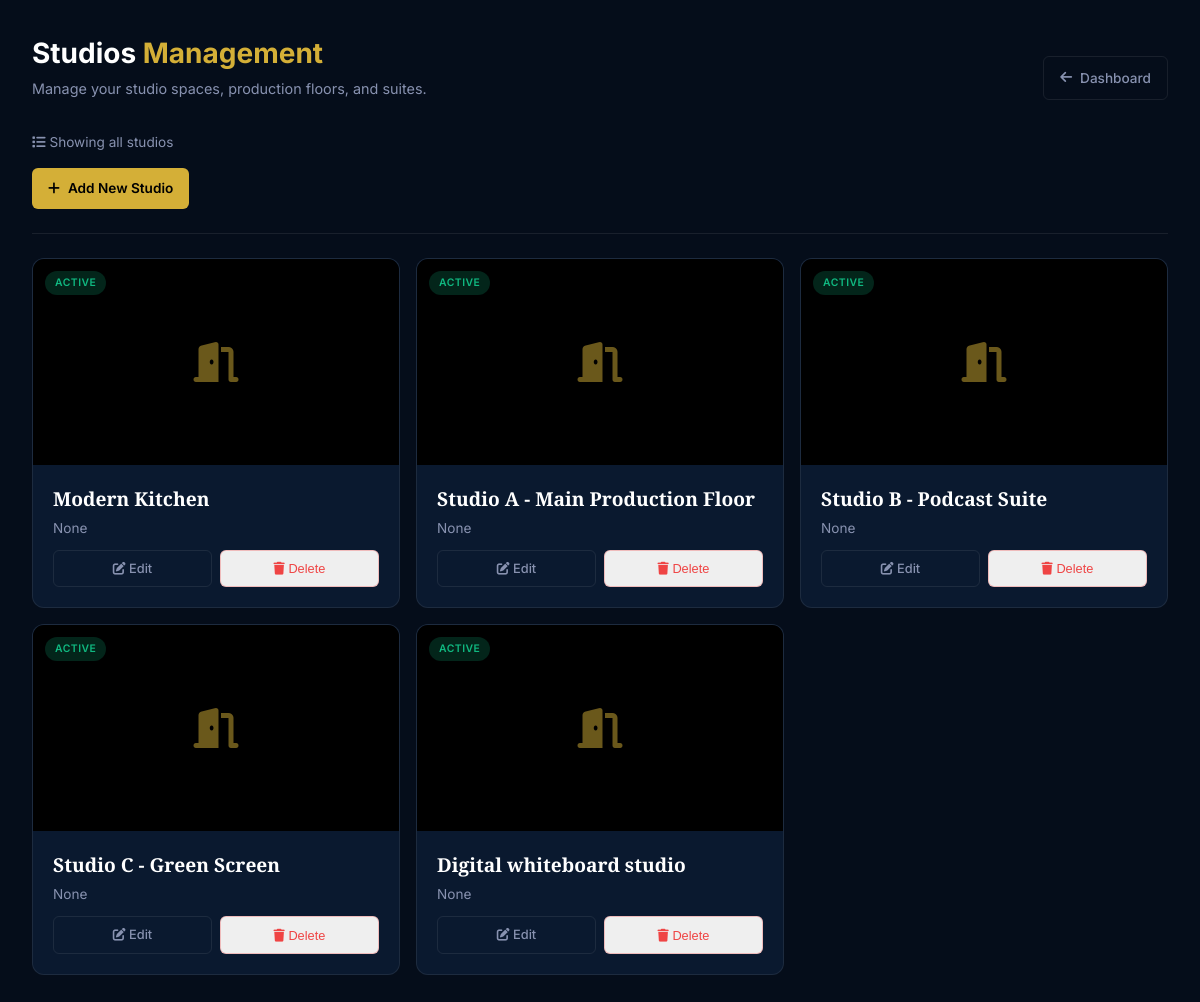
/admin/studios (signed in), run on the app's committed database.
### app.py (models this page shows)
class Studio(db.Model):
    __tablename__ = 'studios'
    id = db.Column(db.Integer, primary_key=True)
    name = db.Column(db.String(100), nullable=False)
    name_ar = db.Column(db.String(100))
    slug = db.Column(db.String(100), unique=True, nullable=True)
    display_order = db.Column(db.Integer, default=0)
    persons_capacity = db.Column(db.Integer, nullable=False, default=3)  # Changed from hourly_rate
    description = db.Column(db.Text)
    description_ar = db.Column(db.Text)
    specs = db.Column(db.Text) # JSON or text specs
    specs_ar = db.Column(db.Text)
    image_url = db.Column(db.String(500))
    is_active = db.Column(db.Boolean, default=True)
    bookings = db.relationship('Booking', back_populates='studio')

### app.py (the view)
@app.route('/admin/studios')
@admin_required
def admin_studios():
    studios = Studio.query.order_by(Studio.display_order.asc(), Studio.name.asc()).all()
    new_inquiries = ContactInquiry.query.filter_by(status='new').count()
    return render_template('admin/studios_list.html', items=studios, new_inquiries=new_inquiries)

### app.py (called while the page is built)
@app.context_processor
def inject_conf_var():
    return dict(get_locale=get_locale)

def admin_required(f):
    @wraps(f)
    def decorated_function(*args, **kwargs):
        if 'user_id' not in session:
            return redirect(url_for('login', next=request.url))
        user = db.session.get(User, session['user_id'])
        if not user or not user.is_admin:
            flash('Access denied. Administrator privileges required.', 'error')
            abort(403)
        return f(*args, **kwargs)
    return decorated_function

### templates/admin/studios_list.html (shortened to what this page needs)
<!DOCTYPE html>
<html lang="en">
<head>
    <link rel="stylesheet" href="https://cdnjs.cloudflare.com/ajax/libs/font-awesome/6.4.0/css/all.min.css">
</head>
<body>
    <header class="page-header">
        <div>
            <h1 class="page-title">Studios <span>Management</span></h1>
            <p class="page-subtitle">Manage your studio spaces, production floors, and suites.</p>
        </div>
        <div>
            <a href="{{ url_for('admin_settings') }}" class="btn-outline">
                <i class="fas fa-arrow-left"></i> Dashboard
            </a>
        </div>
    </header>
    <div class="action-bar">
        <div class="action-bar-info">
            <i class="fas fa-list"></i> Showing all studios
        </div>
        <div class="action-buttons">
            <a href="{{ url_for('admin_studio_new') }}" class="btn-gold">
                <i class="fas fa-plus"></i> Add New Studio
            </a>
        </div>
    </div>
    <div class="studios-grid">
        {% for item in items %}
        <div class="studio-card">
            <div class="card-image">
                <i class="fas fa-door-open"></i>
                <div class="badge-container">
                    <span class="badge badge-status {{ 'active' if item.is_active else '' }}">
                        {{ 'Active' if item.is_active else 'Inactive' }}
                    </span>
                </div>
            </div>
            <div class="card-content">
                <h3 class="card-title">{{ item.name }}</h3>
                <p class="card-description">{{ item.description[:150] if item.description else 'No description provided.' }}{{ '...' if item.description and item.description|length > 150 else '' }}</p>
                <div class="card-actions">
                    <a href="{{ url_for('admin_studio_edit', studio_id=item.id) }}" class="btn-action">
                        <i class="fas fa-edit"></i> Edit
                    </a>
                    <button type="button" class="btn-action btn-delete"
                            onclick="deleteItem({{ item.id }}, '{{ item.name }}')">
                        <i class="fas fa-trash"></i> Delete
                    </button>
                </div>
            </div>
        </div>
        {% endfor %}
    </div>
</body>
</html>

### templates/admin/studios_list.html (style rules this page uses)
:root { --color-bg-dark: #050d1a; --color-card-bg: #0A192F; --color-border: rgba(255, 255, 255, 0.08); --color-gold: #D4AF37; --color-gold-hover: #bfa13f; --color-text-main: #FFFFFF; --color-text-muted: #8892B0; --color-danger: #ef4444; --color-success: #10b981; --font-heading: 'Playfair Display', serif; --font-body: 'Inter', sans-serif; }
* { margin: 0; padding: 0; box-sizing: border-box; }
body { font-family: var(--font-body); background-color: var(--color-bg-dark); color: var(--color-text-main); min-height: 100vh; padding: 2rem; line-height: 1.5; }
a { text-decoration: none; color: inherit; transition: 0.3s; }
.page-header { display: flex; justify-content: space-between; align-items: flex-end; margin-bottom: 2rem; gap: 1rem; }
.page-title { font-family: var(--font-body); font-size: 1.75rem; font-weight: 700; margin-bottom: 0.25rem; }
.page-title span { color: var(--color-gold); }
.page-subtitle { color: var(--color-text-muted); font-size: 0.9rem; }
.action-bar { display: flex; flex-direction: column; gap: 1rem; margin-bottom: 1.5rem; padding-bottom: 1.5rem; border-bottom: 1px solid var(--color-border); }
.action-bar-info { color: var(--color-text-muted); font-size: 0.85rem; }
.action-buttons { display: flex; gap: 0.75rem; flex-wrap: wrap; }
.btn-gold { background: var(--color-gold); color: #000; padding: 0.65rem 1rem; border-radius: 6px; font-size: 0.85rem; font-weight: 600; border: none; display: inline-flex; align-items: center; gap: 0.5rem; cursor: pointer; white-space: nowrap; }
.btn-outline { background: transparent; border: 1px solid var(--color-border); color: var(--color-text-muted); padding: 0.65rem 1rem; border-radius: 6px; font-size: 0.85rem; font-weight: 500; display: inline-flex; align-items: center; gap: 0.5rem; cursor: pointer; white-space: nowrap; }
.studios-grid { display: grid; grid-template-columns: repeat(auto-fill, minmax(320px, 1fr)); gap: 1rem; }
.studio-card { background: var(--color-card-bg); border: 1px solid var(--color-border); border-radius: 12px; overflow: hidden; transition: all 0.3s; display: flex; flex-direction: column; }
.card-image { aspect-ratio: 16/9; background: #000; position: relative; display: flex; align-items: center; justify-content: center; min-height: 120px; }
.card-image i { font-size: 2.5rem; color: var(--color-gold); opacity: 0.5; }
.badge-container { position: absolute; top: 0.75rem; left: 0.75rem; display: flex; gap: 0.375rem; }
.badge { padding: 0.25rem 0.625rem; border-radius: 20px; font-size: 0.65rem; font-weight: 600; text-transform: uppercase; letter-spacing: 0.5px; backdrop-filter: blur(4px); }
.badge-status { background: rgba(136, 146, 176, 0.2); color: var(--color-text-muted); }
.badge-status.active { background: rgba(16, 185, 129, 0.2); color: var(--color-success); }
.card-content { padding: 1.25rem; display: flex; flex-direction: column; flex: 1; }
.card-title { font-family: var(--font-heading); font-size: 1.2rem; color: #fff; margin-bottom: 0.25rem; }
.card-description { font-size: 0.85rem; color: var(--color-text-muted); margin-bottom: 0.75rem; line-height: 1.5; flex: 1; display: -webkit-box; -webkit-line-clamp: 3; -webkit-box-orient: vertical; overflow: hidden; }
.card-actions { display: flex; gap: 0.5rem; }
.btn-action { flex: 1; padding: 0.5rem; border-radius: 6px; font-size: 0.8rem; font-weight: 500; text-align: center; border: 1px solid var(--color-border); color: var(--color-text-muted); transition: all 0.2s; cursor: pointer; }
.btn-delete { color: var(--color-danger); border-color: rgba(239, 68, 68, 0.3); }

### data on the page
Studio: is_active "ACTIVE", name "Modern Kitchen", description "None"
Studio: is_active "ACTIVE", name "Studio A - Main Production Floor", description "None"
Studio: is_active "ACTIVE", name "Studio B - Podcast Suite", description "None"
Studio: is_active "ACTIVE", name "Studio C - Green Screen", description "None"
Studio: is_active "ACTIVE", name "Digital whiteboard studio", description "None"
